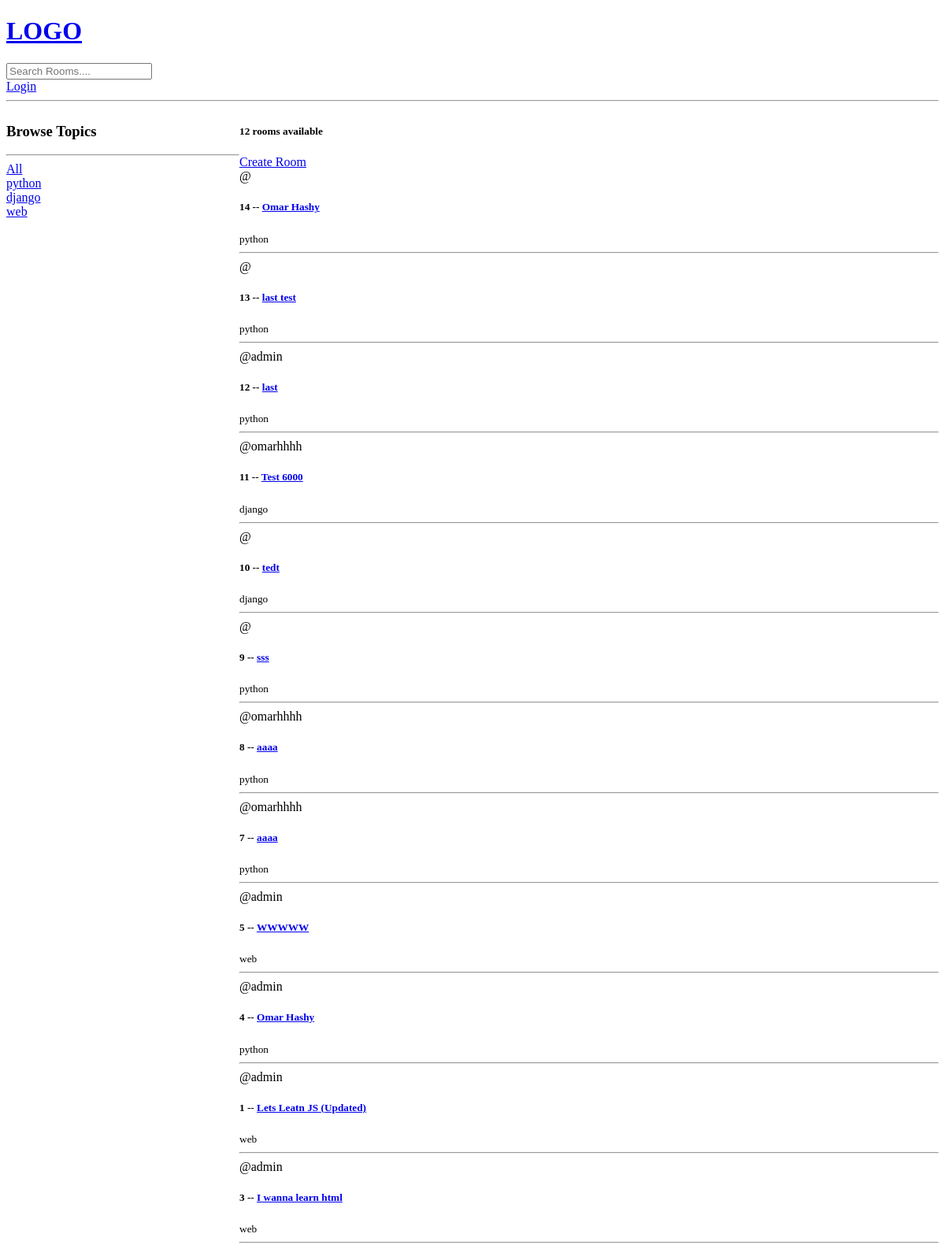
The app's page /, older data.
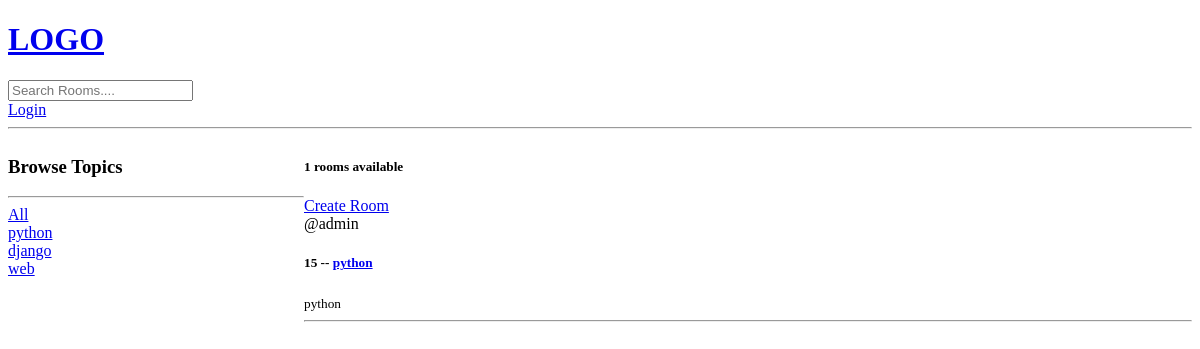
The same page, newer data.
### base/models.py (models this page shows, shortened)
class Topic(models.Model):
    name = models.CharField(max_length=200)
    def __str__(self) -> str:
        return self.name

class Room(models.Model):
    host = models.ForeignKey(User, on_delete=models.CASCADE, null=False, editable=False)
    topic = models.ForeignKey(Topic, on_delete=models.SET_NULL, null=True)
    name = models.CharField(max_length=200)
    description = models.TextField(null=True, blank=True)
    updated = models.DateTimeField(auto_now=True)
    created = models.DateTimeField(auto_now_add=True)
    class Meta:
        ordering = ["-updated", "-created"]

### base/views.py (the view)
# urls.py: path("", views.home, name="home"),
def home(request):
    q = request.GET.get("q") if request.GET.get("q") != None else ""
    rooms = Room.objects.filter(
        Q(topic__name__icontains=q) | Q(name__icontains=q) | Q(description__icontains=q)
    )
    topics = Topic.objects.all()[0:3]
    context = {
        "rooms": rooms,
        "topics": topics,
        "room_count": rooms.count(),
    }
    return render(request, "base/home.html", context)

### base/templates/base/home.html (shortened to what this page needs)
{% extends "main.html" %}
{% block content %}
  <div class = "home-container">
      <div>
         <h3>Browse Topics</h3>
         <hr>
            <div>
               <a href = "{% url "home" %}">All</a>
            </div>
            {% for topic in topics  %}
               <div>
                  <a href = "{% url "home" %}?q={{topic.name}}">{{topic.name}}</a>
               </div>
            {% endfor %}
      </div>
      <div>
      <h5>{{room_count}} rooms available</h5>
      <a href = "{% url "create-room" %}">Create Room</a>
      <dev>
         {% for room in rooms %}
         <div>
            <span>@{{room.host.username}}</span>
            <h5>
                  {{room.id}} -- <a href = "{% url "room" room.id %}">{{room.name}}</a>
               </h5>
               <small>
                  {{room.topic}}
               </small>
               <hr>
            </div>
         {% endfor %}
         </div>
      </div>
{% endblock content %}

### templates/main.html (shortened to what this page needs)
<!DOCTYPE html>
<html>
  <head>
  </head>
  <body>
    {% include "bavbar.html" %}
    {% block content %} {% endblock content %}
  </body>
</html>

### templates/bavbar.html
<a href="/">
  <h1>LOGO</h1>
</a>
<form method=  "GET" action= "{% url 'home'%}">
  <input type="text" name = 'q' placeholder="Search Rooms....">
</form>
{% if request.user.is_authenticated  %}
<p>Hello, {{request.user}}</p>
<a href=" {% url "logout" %}"> Logout</a>
{% else %}
<a href=" {% url "login" %}"> Login</a>
{% endif %}
<hr>

### base/templates/base/home.html (style rules this page uses)
.home-container { display:grid; grid-template-columns: 1fr 3fr; }

Row changes from the older to the newer data that the page shows:
removed Room: id "14", name "Omar Hashy", topic "python"
removed Room: id "13", name "last test", topic "python"
removed Room: host.username "admin", id "12", name "last", topic "python"
removed Room: host.username "omarhhhh", id "11", name "Test 6000", topic "django"
removed Room: id "10", name "tedt", topic "django"
removed Room: id "9", name "sss", topic "python"
removed Room: host.username "omarhhhh", id "8", name "aaaa", topic "python"
removed Room: host.username "omarhhhh", id "7", name "aaaa", topic "python"
removed Room: host.username "admin", id "5", name "WWWWW", topic "web"
removed Room: host.username "admin", id "4", name "Omar Hashy", topic "python"
removed Room: host.username "admin", id "1", name "Lets Leatn JS (Updated)", topic "web"
removed Room: host.username "admin", id "3", name "I wanna learn html", topic "web"
added Room: host.username "admin", id "15", name "python", topic "python"
Text that changed along with them:
{{ room_count }}: "12" → "1"
